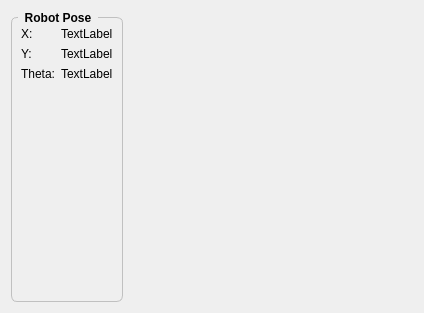
<?xml version="1.0" encoding="UTF-8"?>
<ui version="4.0">
 <class>MonitorWidget</class>
 <widget class="QWidget" name="MonitorWidget">
  <property name="geometry">
   <rect>
    <x>0</x>
    <y>0</y>
    <width>424</width>
    <height>313</height>
   </rect>
  </property>
  <property name="windowTitle">
   <string>Form</string>
  </property>
  <layout class="QGridLayout" name="gridLayout">
   <item row="0" column="0">
    <widget class="QGroupBox" name="groupBox">
     <property name="styleSheet">
      <string notr="true">QGroupBox {
    font: bold;
    border: 1px solid silver;
    border-radius: 6px;
    margin-top: 6px;
}

QGroupBox::title {
    subcontrol-origin: margin;
    left: 7px;
    padding: 0px 5px 0px 5px;
}</string>
     </property>
     <property name="title">
      <string>Robot Pose</string>
     </property>
     <layout class="QVBoxLayout" name="verticalLayout_2">
      <item>
       <layout class="QGridLayout" name="gridLayout_2">
        <item row="2" column="1">
         <widget class="QLabel" name="poseTheta">
          <property name="text">
           <string>TextLabel</string>
          </property>
         </widget>
        </item>
        <item row="0" column="0">
         <widget class="QLabel" name="label_2">
          <property name="text">
           <string>X:</string>
          </property>
         </widget>
        </item>
        <item row="1" column="1">
         <widget class="QLabel" name="poseY">
          <property name="text">
           <string>TextLabel</string>
          </property>
         </widget>
        </item>
        <item row="2" column="0">
         <widget class="QLabel" name="label_6">
          <property name="text">
           <string>Theta:</string>
          </property>
         </widget>
        </item>
        <item row="1" column="0">
         <widget class="QLabel" name="label_4">
          <property name="text">
           <string>Y:</string>
          </property>
         </widget>
        </item>
        <item row="0" column="1">
         <widget class="QLabel" name="poseX">
          <property name="text">
           <string>TextLabel</string>
          </property>
         </widget>
        </item>
       </layout>
      </item>
      <item>
       <spacer name="verticalSpacer">
        <property name="orientation">
         <enum>Qt::Vertical</enum>
        </property>
        <property name="sizeHint" stdset="0">
         <size>
          <width>20</width>
          <height>40</height>
         </size>
        </property>
       </spacer>
      </item>
     </layout>
    </widget>
   </item>
   <item row="0" column="1">
    <spacer name="horizontalSpacer">
     <property name="orientation">
      <enum>Qt::Horizontal</enum>
     </property>
     <property name="sizeHint" stdset="0">
      <size>
       <width>40</width>
       <height>20</height>
      </size>
     </property>
    </spacer>
   </item>
  </layout>
 </widget>
 <resources/>
 <connections/>
</ui>
